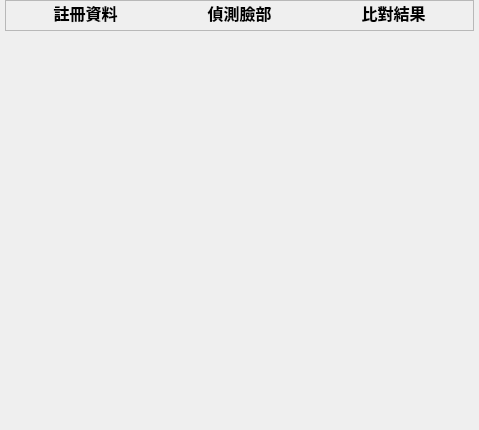
             <widget class="QWidget" name="scrollAreaWidgetContents">
              <property name="geometry">
               <rect>
                <x>0</x>
                <y>0</y>
                <width>479</width>
                <height>430</height>
               </rect>
              </property>
              <property name="layoutDirection">
               <enum>Qt::LeftToRight</enum>
              </property>
              <layout class="QVBoxLayout" name="verticalLayout">
               <property name="spacing">
                <number>5</number>
               </property>
               <property name="leftMargin">
                <number>5</number>
               </property>
               <property name="topMargin">
                <number>0</number>
               </property>
               <property name="rightMargin">
                <number>5</number>
               </property>
               <property name="bottomMargin">
                <number>0</number>
               </property>
               <item>
                <widget class="QFrame" name="identification_frame">
                 <property name="minimumSize">
                  <size>
                   <width>0</width>
                   <height>0</height>
                  </size>
                 </property>
                 <property name="font">
                  <font>
                   <family>Times New Roman</family>
                   <pointsize>12</pointsize>
                   <weight>75</weight>
                   <bold>true</bold>
                  </font>
                 </property>
                 <property name="frameShape">
                  <enum>QFrame::StyledPanel</enum>
                 </property>
                 <property name="frameShadow">
                  <enum>QFrame::Raised</enum>
                 </property>
                 <layout class="QGridLayout" name="gridLayout">
                  <property name="sizeConstraint">
                   <enum>QLayout::SetDefaultConstraint</enum>
                  </property>
                  <property name="leftMargin">
                   <number>5</number>
                  </property>
                  <property name="topMargin">
                   <number>0</number>
                  </property>
                  <property name="rightMargin">
                   <number>5</number>
                  </property>
                  <property name="bottomMargin">
                   <number>5</number>
                  </property>
                  <property name="spacing">
                   <number>5</number>
                  </property>
                  <item row="0" column="0">
                   <widget class="QLabel" name="database_title_label">
                    <property name="font">
                     <font>
                      <family>標楷體</family>
                      <pointsize>12</pointsize>
                      <weight>75</weight>
                      <bold>true</bold>
                      <stylestrategy>PreferDefault</stylestrategy>
                     </font>
                    </property>
                    <property name="styleSheet">
                     <string notr="true"/>
                    </property>
                    <property name="text">
                     <string>註冊資料</string>
                    </property>
                    <property name="alignment">
                     <set>Qt::AlignCenter</set>
                    </property>
                   </widget>
                  </item>
                  <item row="0" column="1">
                   <widget class="QLabel" name="detection_title_label">
                    <property name="font">
                     <font>
                      <family>標楷體</family>
                      <pointsize>12</pointsize>
                      <weight>75</weight>
                      <bold>true</bold>
                     </font>
                    </property>
                    <property name="text">
                     <string>偵測臉部</string>
                    </property>
                    <property name="alignment">
                     <set>Qt::AlignCenter</set>
                    </property>
                   </widget>
                  </item>
                  <item row="0" column="2">
                   <widget class="QLabel" name="result_title_label">
                    <property name="font">
                     <font>
                      <family>標楷體</family>
                      <pointsize>12</pointsize>
                      <weight>75</weight>
                      <bold>true</bold>
                     </font>
                    </property>
                    <property name="text">
                     <string>比對結果</string>
                    </property>
                    <property name="alignment">
                     <set>Qt::AlignCenter</set>
                    </property>
                   </widget>
                  </item>
                 </layout>
                </widget>
               </item>
               <item>
                <spacer name="verticalSpacer">
                 <property name="orientation">
                  <enum>Qt::Vertical</enum>
                 </property>
                 <property name="sizeType">
                  <enum>QSizePolicy::Expanding</enum>
                 </property>
                 <property name="sizeHint" stdset="0">
                  <size>
                   <width>230</width>
                   <height>236</height>
                  </size>
                 </property>
                </spacer>
               </item>
              </layout>
             </widget>
